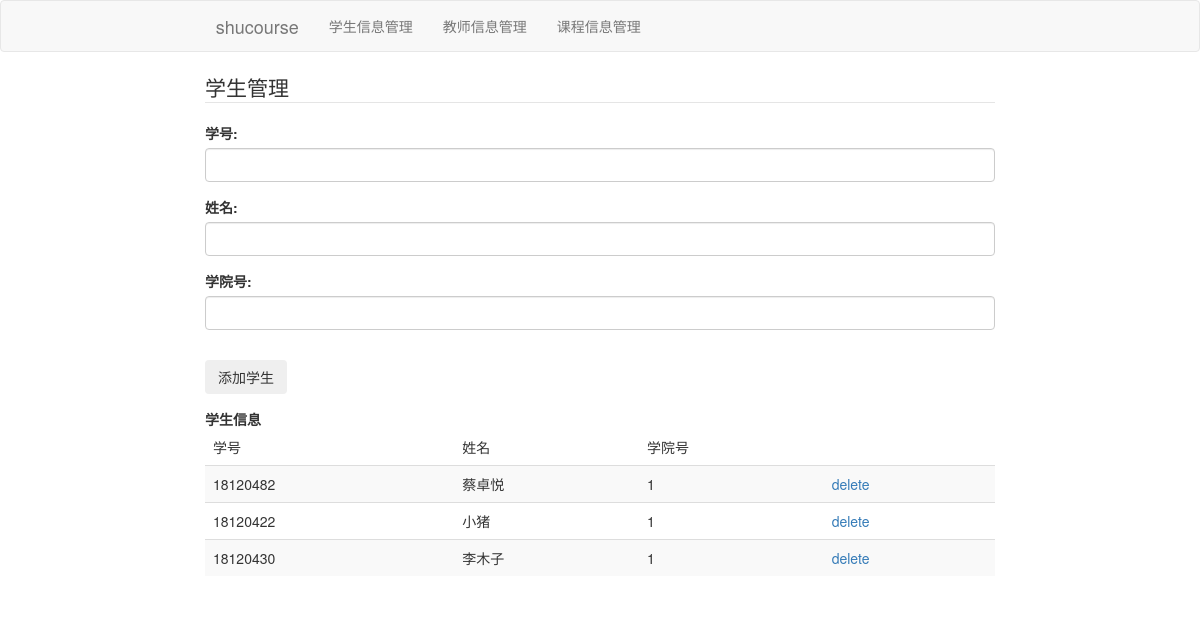
The page /admin/student on the database as committed earlier.
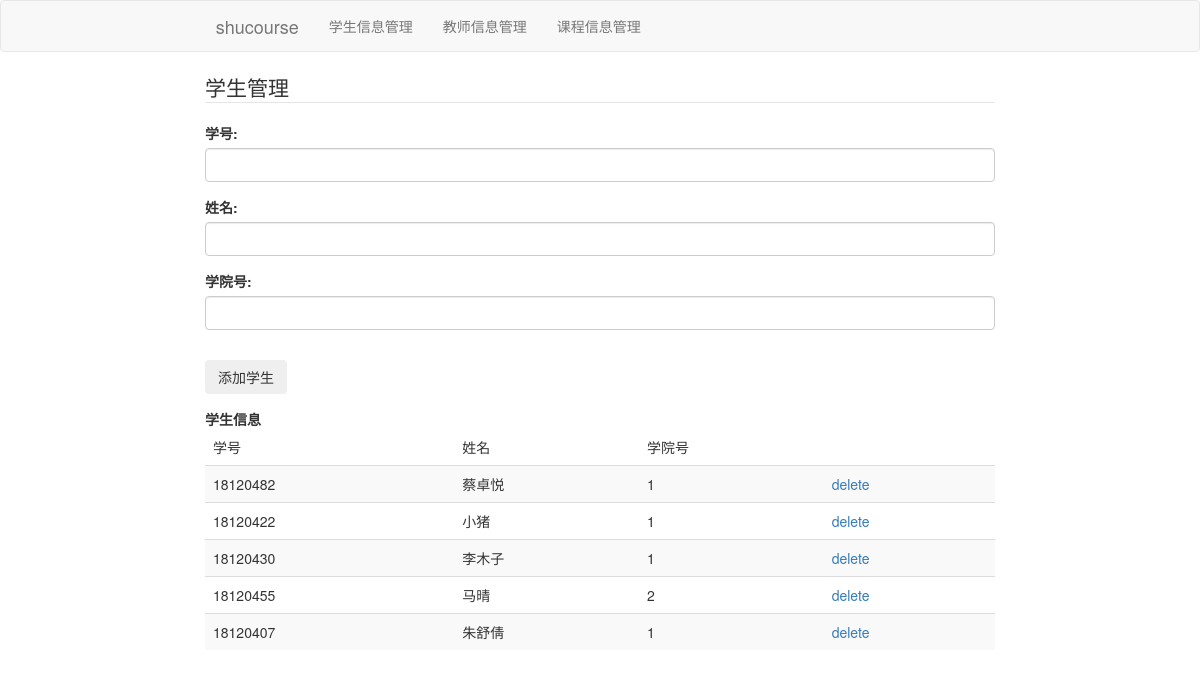
The same page on the database as committed later.
### shucourse/models.py (models this page shows, shortened)
class Student(db.Model,UserMixin):
    id=db.Column(db.String(8),primary_key=True,unique=True)
    student_name=db.Column(db.String(20),nullable=False)
    student_password=db.Column(db.String(20),nullable=False)
    student_dept=db.Column(db.String(2),nullable=False)
    selects=db.relationship('Select',backref='student',lazy=True)

### shucourse/routes.py (the view)
@app.route('/admin/student',methods=['GET','POST'])
def add_student():
    students=Student.query.all()
    form=StudentForm()
    if form.validate():
        student = Student(id=form.student_id.data,student_name=form.student_name.data,student_password=form.student_id.data,student_dept=form.student_dept.data)
        db.session.add(student)
        db.session.commit()
        students=Student.query.all()
        return redirect(url_for('admin_home'))
    return render_template('add_student.html',students=students,form=form)

### shucourse/forms.py
class StudentForm(FlaskForm):
    student_id=StringField(u'学号:',validators=[DataRequired(),Length(min=8,max=8)])
    student_name=StringField(u'姓名:',validators=[DataRequired(),Length(min=2,max=20)])
    student_dept=StringField(u'学院号:',validators=[DataRequired(),Length(min=1,max=2)])
    submit=SubmitField(u'添加学生')

### shucourse/templates/add_student.html (shortened to what this page needs)
{% extends "layout3.html" %}
{% block content %}
<legend>学生管理</legend>
    <div class="content-section">
        <form method="POST" action="">
            <fieldset class="form-group">
                <div class="form-group">
                    {{form.student_id.label(class="form-control-label") }}
                    {{form.student_id(class="form-control form-control-lg") }}
                </div>
                <div class="form-group">
                    {{form.student_name.label(class="form-control-label") }}
                    {{form.student_name(class="form-control form-control-lg") }}
                </div>
                <div class="form-group">
                    {{form.student_dept.label(class="form-control-label") }}
                    {{form.student_dept(class="form-control form-control-lg") }}
                </div>
            </fieldset>
            <div class="form-group">
                {{ form.submit(class="btn btn-outline-info btn-green") }}
            </div>
        </form>
    </div>
    {% if students %}
      <table class="table table-striped">
        <strong>学生信息</strong>
        <thead>
            <td>学号</td>
            <td>姓名</td>
            <td>学院号</td>
        </thead>
        {% for student in students %}
        <tr>
            <td>{{student.id}}</td>
            <td>{{student.student_name}}</td>
            <td>{{student.student_dept}}</td>
            <td><a>delete</a></td>
        </tr>
        {% endfor %}
      </table>
      {% else %}
      <p>暂时没有学生哦</p>
      {% endif %}
{% endblock %}

### shucourse/templates/layout3.html (shortened to what this page needs)
<!DOCTYPE html>
<html>
    <link rel="stylesheet" href="https://cdn.jsdelivr.net/npm/bootstrap@3.3.7/dist/css/bootstrap.min.css">
    <body>
        <nav class="navbar navbar-default">
            <div class="container-fluid">
              <div class="row">
                <div class="col-lg-8">
              <div class="navbar-header">
                <a class="navbar-brand" href="{{url_for('admin_home')}}">shucourse</a>
              </div>
              <div class="collapse navbar-collapse" id="bs-example-navbar-collapse-1">
                  <ul class="nav navbar-nav">
                    <li><a href="{{url_for('add_student')}}">学生信息管理</a></li>
                    <li><a href="{{url_for('add_teacher')}}">教师信息管理</a></li>
                    <li><a href="{{url_for('add_course')}}">课程信息管理</a></li>
                  </ul>
              </div>
            </div>
          </div>
            </div>
          </nav>
        <div class="row">
        <div class="col-lg-2"></div>
        <div class="col-lg-8">
        {% block content %}
        {% endblock content %}
      </div>
      </div>
    </body>
</html>

Rows that differ between the two databases and show on the page:
added Student: id "18120455", student_name "马晴", student_dept "2"
added Student: id "18120407", student_name "朱舒倩", student_dept "1"
